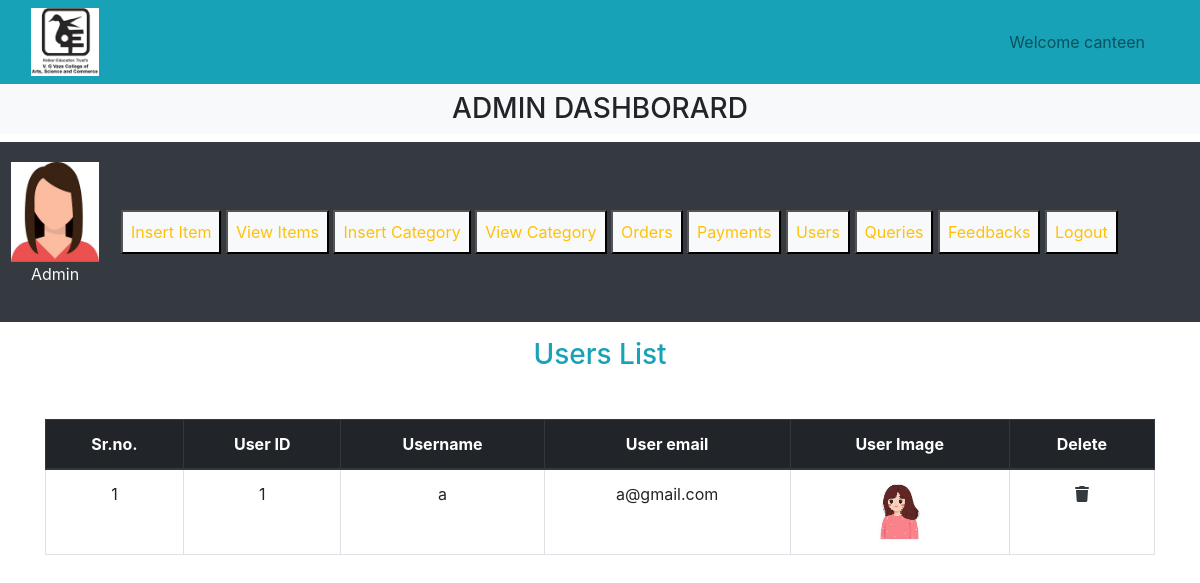
Screenshot of /canteen/admin/admin_panel.php?list_users (signed in) with the database file from the repository.
### tables this page shows
CREATE TABLE `user_table` (
  `user_id` int(11) NOT NULL,
  `username` varchar(100) NOT NULL,
  `user_email` varchar(100) NOT NULL,
  `password` varchar(255) NOT NULL,
  `user_image` varchar(255) NOT NULL,
  `user_ip` int(100) NOT NULL
);

### canteen/admin/list_users.php (the view, shortened to what this page needs)
<h3 class="text-info text-center">Users List</h3>
<table class="table table-bordered mt-5">
    <thead class="thead-dark">
    <?php
    $get_users="Select * from `user_table`";
    $result=mysqli_query($con,$get_users);
    $row_count=mysqli_num_rows($result);
    echo "<tr class='text-center'>
    <th>Sr.no.</th>
    <th>User ID</th>
    <th>Username</th>
    <th>User email</th>
    <th>User Image</th>
    <th>Delete</th>
</tr>
</thead>
<tbody class='text-center'>";
if($row_count==0){
    echo "<h2 class='text-danger text-center mt-5'>No user found</h2>";
}else{
    $number=0;
    while($row_data=mysqli_fetch_array($result)){
        $user_id=$row_data['user_id'];
        $username=$row_data['username'];
        $user_email=$row_data['user_email'];
        $user_image=$row_data['user_image'];
        $number++;
        ?>
        <tr>
        <td><?php echo $number;?></td>
        <td><?php echo $user_id;?></td>
        <td><?php echo $username;?></td>
        <td><?php echo $user_email;?></td>
        <td><?php echo "<img src='../users/user_images/$user_image' alt='$username' class='product_img'>";?></td>
        <td><a href="admin_panel.php?delete_user=<?php echo $user_id?>" type="button" class="text-dark" data-toggle="modal" data-target="#exampleModalLong"><i class="fa-solid fa-trash"></i></a></td>
    </tr>
 <?php
    }
}
?>
    </tbody>
</table>

### canteen/style.css (style rules this page uses)
* { margin: 0; padding: 0; box-sizing: border-box; }

### canteen/admin/admin_panel.php (style rules this page uses)
body { overflow-x: hidden; }
.product_img { width:60px; height: 60px; object-fit:contain; }

### rows the page displays
user_table: user_id "1", username "a", user_email "a@gmail.com", user_image (picture)

### other values shown
$_SESSION['canteen'] "canteen"
